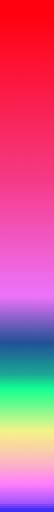
#> input picture 2nd_boot/bg.png, 27 x 256 px (shown 2 times larger)
$ python mk_ico.py bg.png   (Python 2 division)
#> lines starting #> are read from the running program, lines starting #| are printed output that depends on the picture
#!/usr/bin/env python
"""make a 64x64 16c icon as C source for a bitbox title from a graphical file.
This will export a bitbox_icon that can be linked into your game.

file format of icons :

	u32 header
	u16 colors[16]
	u4  pixel_data[64x64]
	char  message[4][32]

seen as a u16[]
"""

from PIL import Image
import struct
import sys

DEBUG=False

img = Image.open(sys.argv[1]).convert('RGBA').convert('P',palette=Image.ADAPTIVE, colors=16).crop((0,0,64,64))
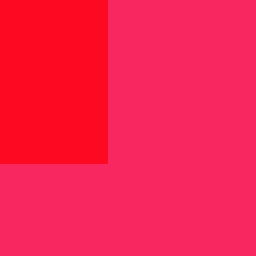
#> img: PIL image 64x64 P (shown 4 times larger); mean R, G, B 249.4, 31.2, 78.5

if DEBUG : img.save('_debug.png')

pixels = img.load()

def u16color(r,g,b) :
    'R8G8B8 to A1R5G5B5'
    return (1<<15 | (r>>3)<<10 | (g>>3)<<5 |b>>3)

print '// Bitbox Game icon C file.'
print '#include <stdint.h>'
print 'const uint16_t bitbox_icon[2+16+64*64/4+128] = {'
print '    // - Header'
print '    0xB17B,0x01C0,  '
pal_it = iter(img.getpalette()[:48]) # iterator over 16 rgb triples

# write palette
print '    // - Palette 16c'
print '   ',
for r,g,b in zip(pal_it,pal_it,pal_it) :
	print "0x%x,"%u16color(r,g,b),
#> this loop made 16 passes
#> (r, g, b) on passes 1 to 12: (248, 39, 95), (253, 10, 34), (232, 104, 228), (242, 74, 168), (239, 224, 154), (34, 99, 150), (252, 157, 222), (162, 97, 230), (29, 238, 142), (244, 58, 135), (24, 155, 145), (90, 91, 178)
#| 0xfc8b,
#| 0xfc24,
#| 0xf5bc,
#| 0xf935,
#| 0xf793,
#| 0x9192,
#| 0xfe7b,
#| 0xd19c,
#> (further printed lines are left out)
print
# write pixel data 4 by 4
print "    // - Pixel data : 4bpp x 64x64"
for y in range(64):
	print '   ',
	for x in range(0,64,4):
		print "0x%x%x%x%x,"%(pixels[x,y],pixels[x+1,y],pixels[x+2,y],pixels[x+3,y]),
	print
#> this loop made 64 passes
#> (printed output is left out)

# write text
comment = img.info.get('Comment','')+'\n\n\n\n' # ensure at least 4 lines
for line in comment.split('\n')[:4] :
	ln = (line+' '*(32-len(line)))[:32]
	i = iter(ln)
	print '    //',ln
	print '   ',
	for a,b in zip(i,i) :
		print "0x%x,"%(ord(b)<<8|ord(a)),
	print
#> this loop made 4 passes
#> (line, ln) on passes 1 to 4: ('Created with GIMP', 'Created with GIMP               '), ('', '                                '), ('', '                                '), ('', '                                ')

print '};'
